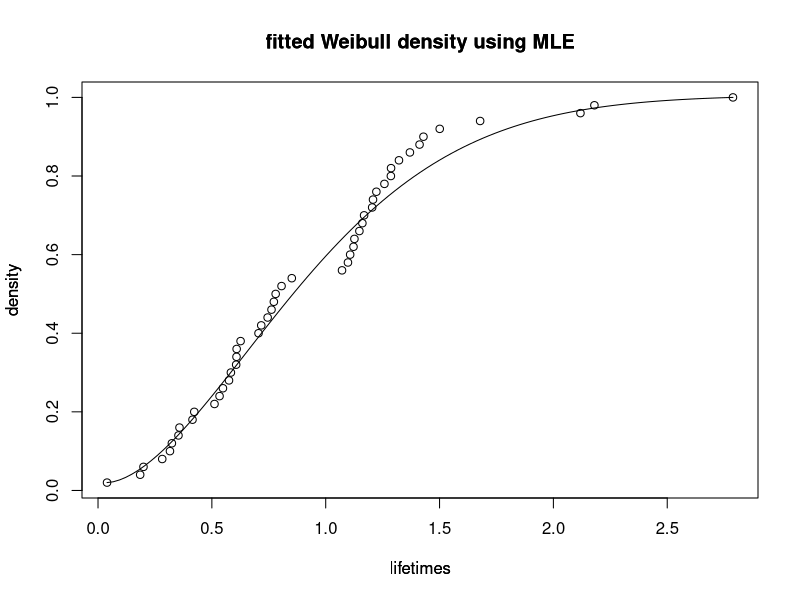

Recreate this plot in R.
set.seed(1234)

alpha = 1.5   # shape
beta = 1    # scale	

n = 50
t=rweibull(n, alpha, beta)
y=sort(t, decreasing = FALSE)
l<-length(y)
k=head(y,35)
m<-length(k)
tk<-k[35]
T<-1.09
vec<-k
weibull_loglik=function(parm){
n<-length(vec)
gamma<-parm[1]
lambda<-parm[2]
lik<-(-exp(-gamma*T/lambda))^(l-m)*prod((-exp(-gamma*vec/lambda)*gamma*(vec/lambda)^(gamma-1))/lambda)
loglik<-log(lik)
return(-loglik)
}
y.mle<-nlm(weibull_loglik,parm<-c(0.1,0.1))
y.mle
#cdf plots fitted weibull model
time<-seq(0, 3, by=0.061)
fc<-seq(0.02, 1, by=0.02)
plot(y,fc, xlab = "lifetimes", 
      ylab = "density", main = "fitted Weibull density using MLE")
par(new=TRUE)
plot(function(time) pweibull(time, shape = 1/y.mle$estimate[1], 
      scale = y.mle$estimate[2]), 0, 3, xlab = "lifetimes", 
      ylab = "density", main = "fitted Weibull density using MLE",axes=FALSE)

